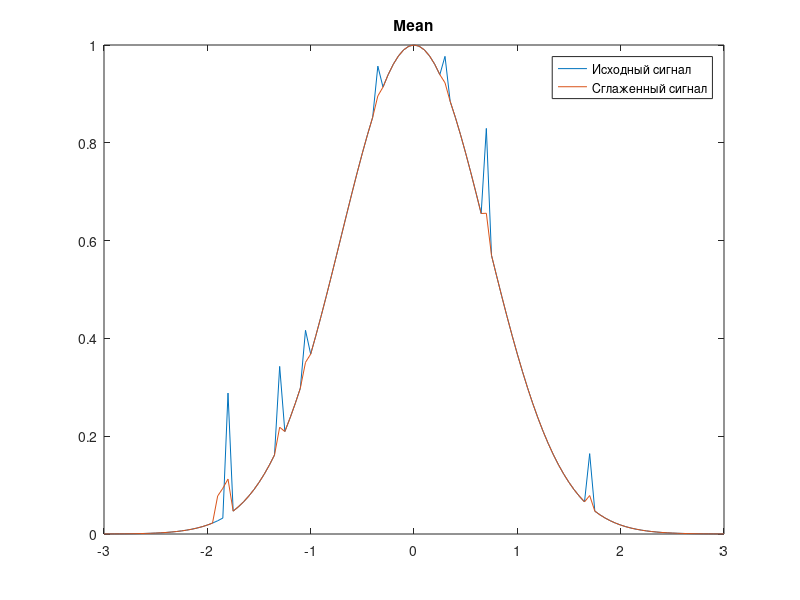
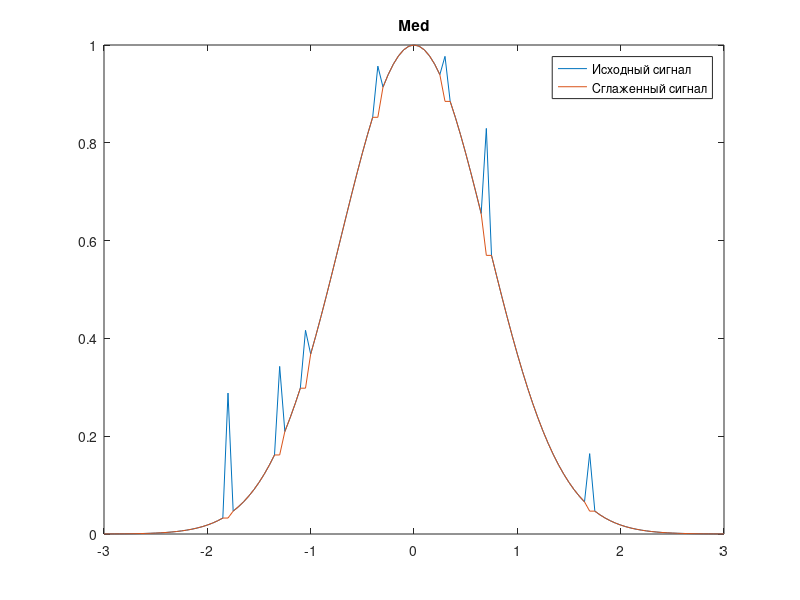

Recreate these plots in MATLAB, in order.
function lab08
	t_max = 3;
	dt = 0.05;
	x = -t_max:dt:t_max;
	yx = gaussian(x);
	uxbase = gaussian(x);
	ux = gaussian(x);
	N = length(yx);

	a = 0.25;
	epsv = 0.05;

	px = a .* rand(1, 20);

	pos = [25, 35, 40, 54, 67, 75, 95];
	pxx = length(pos);

	for i = 1 : 1 : pxx
		ux(pos(i)) = ux(pos(i)) + px(i);
		uxbase(pos(i)) = uxbase(pos(i)) + px(i);
	end

	for i = 1 : 1 : N
		smthm = mean(ux, i);
		if (abs(ux(i) - smthm) > epsv)
			ux(i) = smthm;
		end
	end

	graph_figure(1, x, uxbase, ux, 'Mean');

	uxbase = gaussian(x);
	ux = gaussian(x);

	for i = 1 : 1 : pxx
		ux(pos(i)) = ux(pos(i)) + px(i);
		uxbase(pos(i)) = uxbase(pos(i)) + px(i);
	end

	for i = 1 : 1 : N
		smthm = med(uxbase, i);
		if (abs(ux(i) - smthm) > epsv)
			ux(i) = smthm;
		end
	end

	graph_figure(2, x, uxbase, ux, 'Med');
end

function y = mean(ux, i)
	r = 0;
	imin = i - 2;
	imax = i + 2;
	for j = imin : 1 : imax
		if (j > 0 && j < (length(ux) + 1))
			r = r + ux(j);
		end
	end
	r = r / 5;
	y = r;
end

function y = med(ux, i)
	imin = i - 1;
	imax = i + 1;
	if (imin < 1)
		y = ux(imax);
	else
		if (imax > length(ux))
			y = ux(imin);
		else
			if (ux(imax) > ux(imin))
				y = ux(imin);
			else
				y = ux(imax);
			end
		end
	end
end

% Gaussian pulse generation
function y = gaussian(x)
	A = 1.0;
	sigma = 1.0;
	y = A * exp(-x.^2 / sigma^2);
end

function graph_figure(i, x, y, u, tit)
	figure(i)
	plot(x, y, x, u);
	title(tit);
	legend('Исходный сигнал', 'Сглаженный сигнал');
	print(strcat('plot08_', num2str(i)), '-dpng');
end
